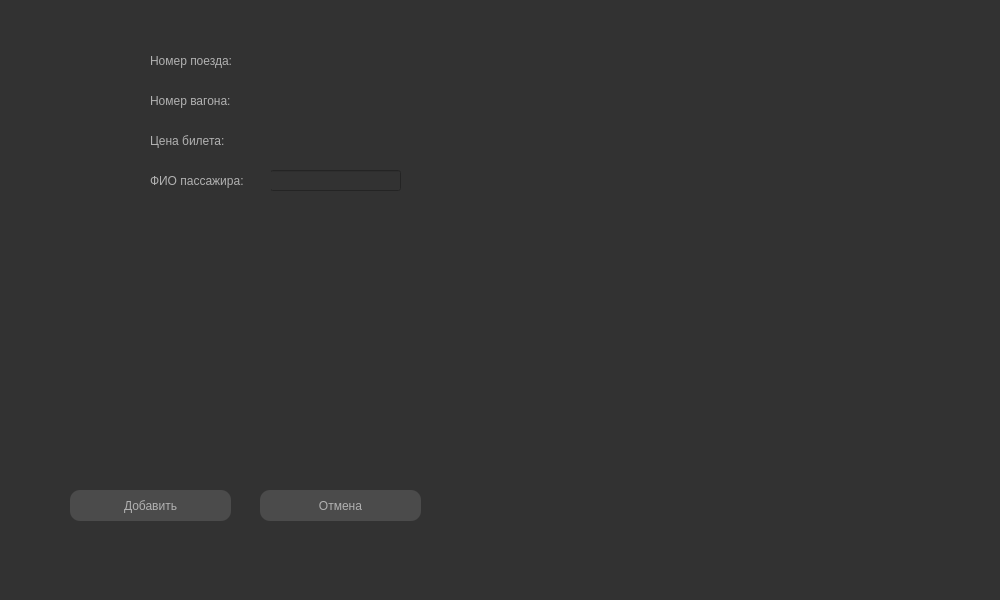
<?xml version="1.0" encoding="UTF-8"?>
<ui version="4.0">
 <class>AddPassengerForm</class>
 <widget class="QMainWindow" name="AddPassengerForm">
  <property name="geometry">
   <rect>
    <x>0</x>
    <y>0</y>
    <width>1000</width>
    <height>600</height>
   </rect>
  </property>
  <property name="windowTitle">
   <string>Менеджер поездов</string>
  </property>
  <property name="styleSheet">
   <string notr="true">font: 12pt &quot;Times New Roman&quot;;
background-color: rgb(50, 50, 50);
color: #b1b1b1;
</string>
  </property>
  <widget class="QWidget" name="centralwidget">
   <widget class="QLabel" name="trainName">
    <property name="geometry">
     <rect>
      <x>270</x>
      <y>50</y>
      <width>131</width>
      <height>21</height>
     </rect>
    </property>
    <property name="text">
     <string/>
    </property>
   </widget>
   <widget class="QLabel" name="wagonName">
    <property name="geometry">
     <rect>
      <x>270</x>
      <y>90</y>
      <width>131</width>
      <height>21</height>
     </rect>
    </property>
    <property name="text">
     <string/>
    </property>
   </widget>
   <widget class="QLineEdit" name="passengerName">
    <property name="geometry">
     <rect>
      <x>270</x>
      <y>170</y>
      <width>131</width>
      <height>21</height>
     </rect>
    </property>
    <property name="styleSheet">
     <string notr="true">border-color: rgb(95, 95, 95);</string>
    </property>
   </widget>
   <widget class="QLabel" name="label">
    <property name="geometry">
     <rect>
      <x>150</x>
      <y>170</y>
      <width>121</width>
      <height>21</height>
     </rect>
    </property>
    <property name="text">
     <string>ФИО пассажира:</string>
    </property>
   </widget>
   <widget class="QPushButton" name="btnAdd">
    <property name="geometry">
     <rect>
      <x>70</x>
      <y>490</y>
      <width>161</width>
      <height>31</height>
     </rect>
    </property>
    <property name="styleSheet">
     <string notr="true">QPushButton{
	background-color: rgb(75, 75, 75);
	border-radius: 10px;
}
QPushButton:hover {
     background-color: rgb(80,80, 80);
}
QPushButton:pressed {
    background-color: rgb(120,120,120);
}
</string>
    </property>
    <property name="text">
     <string>Добавить</string>
    </property>
   </widget>
   <widget class="QPushButton" name="btnCancel">
    <property name="geometry">
     <rect>
      <x>260</x>
      <y>490</y>
      <width>161</width>
      <height>31</height>
     </rect>
    </property>
    <property name="styleSheet">
     <string notr="true">QPushButton{
	background-color: rgb(75, 75, 75);
	border-radius: 10px;
}
QPushButton:hover {
     background-color: rgb(80,80, 80);
}
QPushButton:pressed {
    background-color: rgb(120,120,120);
}
</string>
    </property>
    <property name="text">
     <string>Отмена</string>
    </property>
   </widget>
   <widget class="QLabel" name="label_2">
    <property name="geometry">
     <rect>
      <x>150</x>
      <y>90</y>
      <width>121</width>
      <height>21</height>
     </rect>
    </property>
    <property name="text">
     <string>Номер вагона:</string>
    </property>
   </widget>
   <widget class="QLabel" name="label_3">
    <property name="geometry">
     <rect>
      <x>150</x>
      <y>50</y>
      <width>121</width>
      <height>21</height>
     </rect>
    </property>
    <property name="text">
     <string>Номер поезда:</string>
    </property>
   </widget>
   <widget class="QLabel" name="price">
    <property name="geometry">
     <rect>
      <x>270</x>
      <y>130</y>
      <width>131</width>
      <height>21</height>
     </rect>
    </property>
    <property name="text">
     <string/>
    </property>
   </widget>
   <widget class="QLabel" name="label_4">
    <property name="geometry">
     <rect>
      <x>150</x>
      <y>130</y>
      <width>121</width>
      <height>21</height>
     </rect>
    </property>
    <property name="text">
     <string>Цена билета:</string>
    </property>
   </widget>
  </widget>
  <widget class="QStatusBar" name="statusbar"/>
 </widget>
 <resources/>
 <connections/>
</ui>
